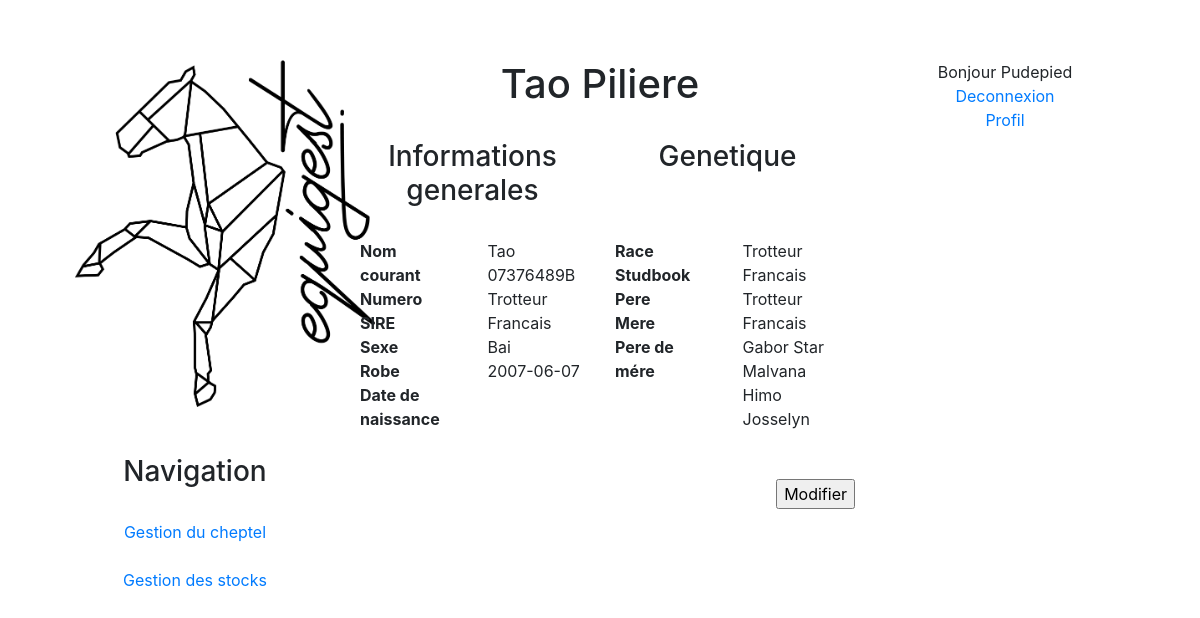
Screenshot of /index.php?action=cheval&id=5 (signed in) with the database file from the repository.
### tables this page shows
CREATE TABLE IF NOT EXISTS `cheval` (
  `id` int(255) NOT NULL AUTO_INCREMENT,
  `nomCourant` varchar(255) NOT NULL,
  `nom` varchar(255) NOT NULL,
  `sire` varchar(255) NOT NULL,
  `robe` varchar(255) NOT NULL,
  `sexe` varchar(255) NOT NULL,
  `dob` varchar(255) NOT NULL,
  `race` varchar(255) NOT NULL,
  `studbook` varchar(255) NOT NULL,
  `pere` varchar(255) NOT NULL,
  `mere` varchar(255) NOT NULL,
  `pereMere` varchar(255) NOT NULL,
  `idEcurie` int(11) NOT NULL,
  PRIMARY KEY (`id`)
);

### vues/cheval.php (the view)
<?php
$req = $pdo -> prepare('SELECT * FROM cheval WHERE id = ?');
$req -> execute(array($_GET['id']));
$cheval = $req -> fetch();
?>
<h1><?php echo $cheval['nom'];?></h1><br>
<div class="container-fluid">
    <div class="row">
        <div class="col-6">
            <h3>Informations generales</h3>
        </div>
        <div class="col-6">
            <h3>Genetique</h3>
        </div>
    </div>
    <br>
    <div class="row">
        <div class="col-3">
            <b>Nom courant</b><br>
            <b>Numero SIRE</b><br>
            <b>Sexe</b><br>
            <b>Robe</b><br>
            <b>Date de naissance</b><br>
        </div>
        <div class="col-3">
            <?php
                echo $cheval['nomCourant']."<br>";
                echo $cheval['sire']."<br>";
                echo $cheval['sexe']."<br>";
                echo $cheval['robe']."<br>";
                echo $cheval['dob']."<br>";
            ?>
        </div>
        <div class="col-3">
            <b>Race</b><br>
            <b>Studbook</b><br>
            <b>Pere</b><br>
            <b>Mere</b><br>
            <b>Pere de mére</b><br>
        </div>
        <div class="col-3">
            <?php
                echo $cheval['race']."<br>";
                echo $cheval['studbook']."<br>";
                echo $cheval['pere']."<br>";
                echo $cheval['mere']."<br>";
                echo $cheval['pereMere']."<br>";
            ?>
        </div>
    </div>
</div><br><br>
<form method="POST" action="../equigest/index.php?action=modifier-cheval&id=<?php echo $cheval['id'];?>" class="ajoutCheval">
    <input type="submit" value="Modifier">
</form>

### config/style.css (style rules this page uses)
body { padding: 5% }
h1 { text-align: center }
h3 { text-align: center }
.ajoutCheval { text-align: right; }

### rows the page displays
cheval: nom "Tao Piliere", nomCourant "Tao", sire "07376489B", sexe "Trotteur Francais", robe "Bai", dob "2007-06-07", race "Trotteur Francais", studbook "Trotteur Francais", pere "Gabor Star", mere "Malvana", pereMere "Himo Josselyn"

### other values shown
$_SESSION['username'] "Pudepied"
